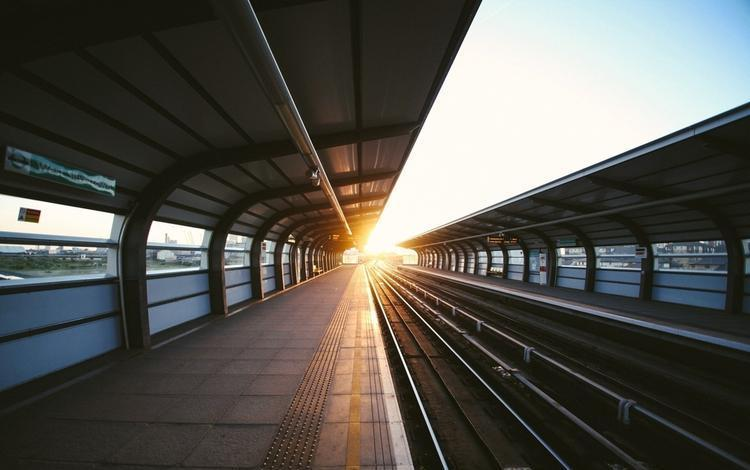
#> input picture hw3/test.jpg, 750 x 470 px
$ python Problem_4.py
#> lines starting #> are read from the running program, lines starting #| are printed output that depends on the picture
#> further down, img is the input picture: shape (470, 750, 3); mean B, G, R 81, 86.8, 88.6
import cv2
import numpy as np

def line_detect(image):
    gray = cv2.cvtColor(image, cv2.COLOR_BGR2GRAY)
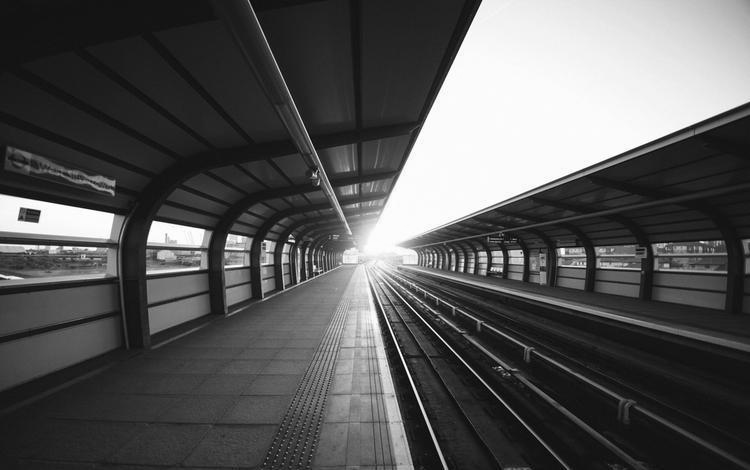
#> gray: shape (470, 750); min 0, max 255, mean 86.7
    #cv2.imwrite("gray.jpg", gray)
    edges = cv2.Canny(gray, 50, 150, apertureSize=3)
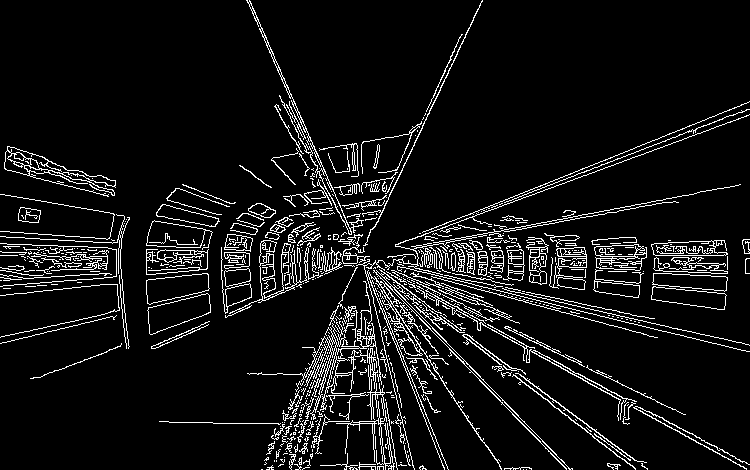
#> edges: shape (470, 750); 7.7% white in thin lines or dots
    #cv2.imwrite("edges.jpg", edges)
    lines = cv2.HoughLines(edges, 1, np.pi/180, 200)
#> lines = 62 rows, first 8: [436, 0.436], [236, 1.62], [-14, 2.22], [161, 1.82], [247, 1.61], [374, 1.19], [256, 1.57], [365, 1.22]
    for line in lines:
        rho, theta = line[0]
        a = np.cos(theta)
        b = np.sin(theta)
        x0 = a * rho
        y0 = b * rho
        x1 = int(x0 + 1000 * (-b))
        y1 = int(y0 + 1000 * (a))
        x2 = int(x0 - 1000 * (-b))
        y2 = int(y0 - 1000 * (a))
        cv2.line(image, (x1, y1), (x2, y2), (0, 0, 255), 2)
#> this loop made 62 passes
#> (rho, theta, a, b, x0, y0, x1, y1) on passes 1 to 12: (436, 0.436, 0.906, 0.423, 395.2, 184.3, -27, 1090), (236, 1.62, -0.0523, 0.999, -12.35, 235.7, -1010, 183), (-14, 2.22, -0.602, 0.799, 8.43, -11.18, -790, -612), (161, 1.82, -0.242, 0.97, -38.95, 156.2, -1009, -85), (247, 1.61, -0.0349, 0.999, -8.62, 246.8, -1008, 211), (374, 1.19, 0.375, 0.927, 140.1, 346.8, -787, 721), (256, 1.57, -4.37e-08, 1, -1.12e-05, 256, -1000, 255), (365, 1.22, 0.342, 0.94, 124.8, 343, -814, 685), (-227, 2.72, -0.914, 0.407, 207.4, -92.33, -199, -1005), (277, 1.52, 0.0523, 0.999, 14.5, 276.6, -984, 328), (155, 1.83, -0.259, 0.966, -40.12, 149.7, -1006, -109), (168, 1.8, -0.225, 0.974, -37.79, 163.7, -1012, -61)
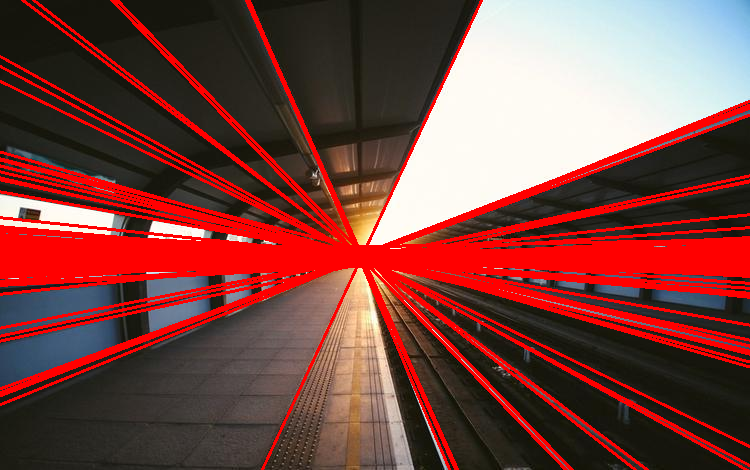
#> image: shape (470, 750, 3); mean B, G, R 65.4, 70.1, 124.6
    print(len(lines))
#| 62
    cv2.imshow("Hough Line Detection", image)
    #cv2.imwrite(f"1_1_200_{len(lines)}.jpg", image)

if __name__ == '__main__':
    img = cv2.imread("test.jpg")
    line_detect(img)
    cv2.waitKey(0)
    cv2.destroyAllWindows()
